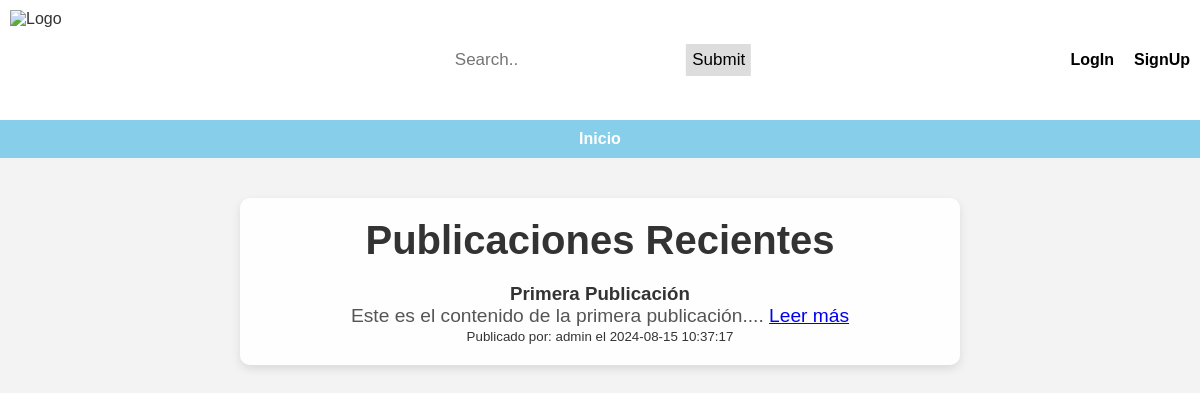
The page / on the database its author committed.
### tables this page shows
CREATE TABLE publicaciones (
    id INT(11) NOT NULL,
    usuario_id INT(11) NOT NULL,
    titulo VARCHAR(255) NOT NULL,
    contenido TEXT,
    imagen_url VARCHAR(255), 
    video_url VARCHAR(255), 
    fecha_creacion DATETIME NOT NULL
);

CREATE TABLE `usuarios` (
  `id` int(11) NOT NULL,
  `username` varchar(50) NOT NULL,
  `password` varchar(255) NOT NULL,
  `fecha_registro` timestamp NOT NULL DEFAULT current_timestamp(),
  `foto_perfil` varchar(255) DEFAULT NULL,
  `rol_id` int(11) DEFAULT NULL
);

### index.php (the view, shortened to what this page needs)
<!DOCTYPE html>
<html lang="es">
<head>
    <link rel="stylesheet" href="css/styles.css">
</head>
<body>
<?php include_once('template/header.php'); ?>
<main>
    <section>
        <h1>Publicaciones Recientes</h1>
        <?php
        include('inc/conexion.php');
        $query = "SELECT *, username as usuario FROM publicaciones INNER JOIN usuarios ON publicaciones.usuario_id = usuarios.id ORDER BY fecha_creacion DESC LIMIT 10";
        $result = mysqli_query($conn, $query);
        if(empty($result) || mysqli_num_rows($result) == 0) {
            echo "<p>No hay publicaciones disponibles.</p>";
        }else{
            while ($row = mysqli_fetch_assoc($result)):
            ?>
                <div class="post">
                <h3><?php echo htmlspecialchars($row['titulo']); ?></h3>
                    <p><?php
                        if(strlen($row['contenido']) > 200){
                            echo substr(htmlspecialchars($row['contenido']), 0, 200) . '... <a href="publicacion.php?id=' . $row['id'] . '">Leer más</a>';
                        }else{
                            echo htmlspecialchars($row['contenido']). '... <a href="publicacion.php?id=' . $row['id'] . '">Leer más</a>';
                        }
                    ?></p>
                    <small>Publicado por: <?php echo htmlspecialchars($row['usuario']); ?> el <?php echo htmlspecialchars($row['fecha_creacion']); ?></small>
                </div>
            <?php endwhile;
        } ?>
    </section>
</main>
</body>
</html>

### css/styles.css (style rules this page uses)
* { margin: 0; padding: 0; box-sizing: border-box; }
body { font-family: 'Arial', sans-serif; background-color: #f3f3f3; color: #333; background-image: url('https://img.freepik.com/foto-gratis/fondo-pared-estudio-textura-hormigon-azul-grunge-vintage-vineta_1258-28389.jpg'); background-repeat: no-repeat; background-attachment: fixed; background-size: cover; }
main { padding: 20px; background-color: rgba(255, 255, 255, 0.9); border-radius: 10px; width: 60%; margin: 40px auto; box-shadow: 0 4px 10px rgba(0, 0, 0, 0.1); text-align: center; }
h1 { font-size: 2.5rem; color: #333; margin-bottom: 20px; }
p { font-size: 1.2rem; color: #555; }

### rows shown on the page
publicaciones: titulo "Primera Publicación", contenido "Este es el contenido de la primera publicación.", usuario.username "admin", fecha_creacion "2024-08-15 10:37:17"
